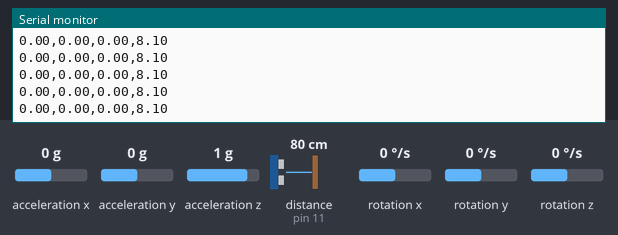
A sketch run on a simulated Arduino Uno, built with avr-gcc and run on an emulated ATmega328P. Parts: the last lines printed to the serial monitor. The inputs (shaded band) are chosen by the test bench; at power-on: distance to the obstacle (sensor on pin 11) 80 cm, rotation x 0 °/s, rotation y 0 °/s, rotation z 0 °/s, acceleration x 0 g, acceleration y 0 g, acceleration z 1 g. The echo pulse lasts 58.3 µs per cm.

Above: at 1.2 s.
1.3 s: distance to the obstacle (sensor on pin 11) set to 2 cm
At 1.31 s:
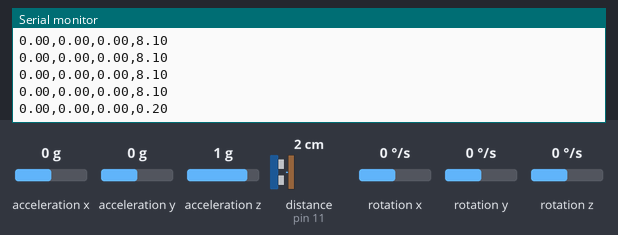
4.3 s: distance to the obstacle (sensor on pin 11) set to 4 cm
At 4.3 s:
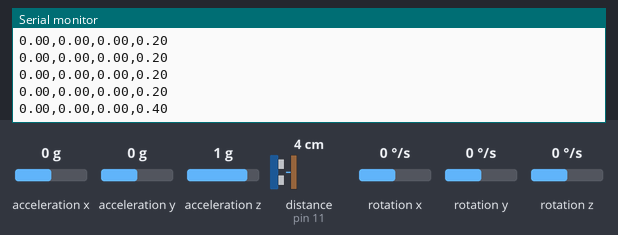
7.3 s: rotation x set to 100 °/s
At 7.3 s:
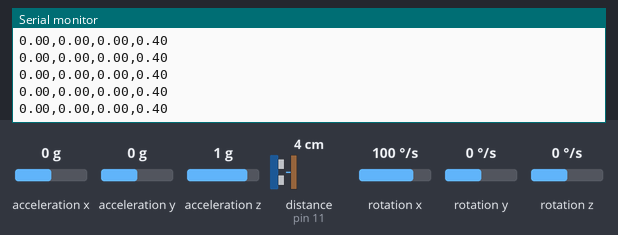
10.3 s: rotation y set to -192 °/s
At 10.3 s:
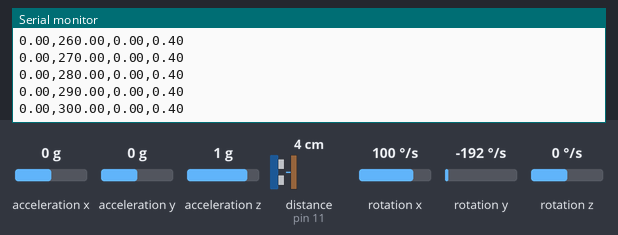
11.8 s: rotation z set to -192 °/s
At 11.81 s:
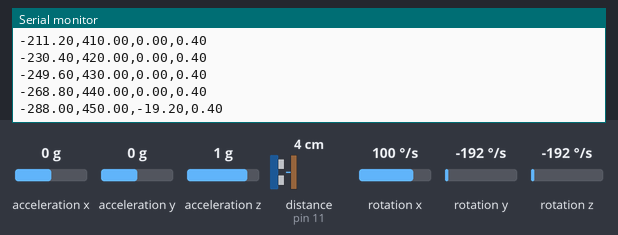
Timing chart, 0 to 14.3 s (numbered marks = the images above; inputs shaded):
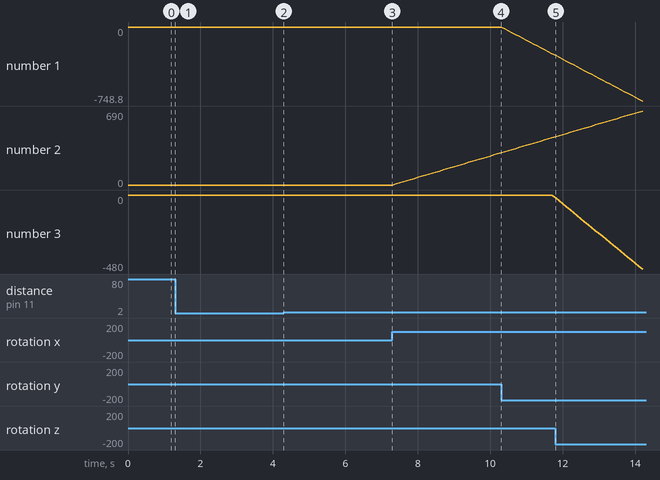

Measured:
- after the input at 1.3 s, the serial monitor: prints a new line at once (image 1)
- after the input at 11.8 s, the serial monitor: prints a new line at once (image 5)
- plotted number 1: 0 → -268.8 after the input at 10.3 s
- plotted number 2: 0 → 300 after the input at 7.3 s

The sketch:

boat_serial.ino
```cpp
#include <Wire.h>
#include <MPU6050.h>
#include <NewPing.h>

MPU6050 mpu;

#define TRIGGER_PIN  12  // Arduino pin tied to trigger pin on the ultrasonic sensor.
#define ECHO_PIN     11  // Arduino pin tied to echo pin on the ultrasonic sensor.
#define MAX_DISTANCE 200 // Maximum distance we want to ping for (in centimeters). Maximum sensor distance is rated at 400-500cm.

// Timers
unsigned long timer = 0;
float timeStep = 0.1;

// Pitch, Roll and Yaw values
float pitch = 0;
float roll = 0;
float yaw = 0;
NewPing sonar(TRIGGER_PIN, ECHO_PIN, MAX_DISTANCE);
void setup()
{
  Serial.begin(115200);

  // Initialize MPU6050
  while(!mpu.begin(MPU6050_SCALE_2000DPS, MPU6050_RANGE_2G))
  {
    Serial.println("Could not find a valid MPU6050 sensor, check wiring!");
    delay(500);
  }

  // Calibrate gyroscope. The calibration must be at rest.
  // If you don't want calibrate, comment this line.
  mpu.calibrateGyro();

  // Set threshold sensivity. Default 3.
  // If you don't want use threshold, comment this line or set 0.
  mpu.setThreshold(2);
}

void loop()
{
  timer = millis();

  // Read normalized values
  Vector norm = mpu.readNormalizeGyro();

  // Calculate Pitch, Roll and Yaw
  pitch = pitch + norm.YAxis * timeStep;
  roll = roll + norm.XAxis * timeStep;
  yaw = yaw + norm.ZAxis * timeStep;

  // Output raw

  Serial.print(pitch);
  Serial.print(",");
  Serial.print(roll);
  Serial.print(",");
  Serial.print(yaw);
  Serial.print(",");
  Serial.println(sonar.ping_cm()/10.0);

  // Wait to full timeStep period
  delay((timeStep*1000) - (millis() - timer));
}
```
